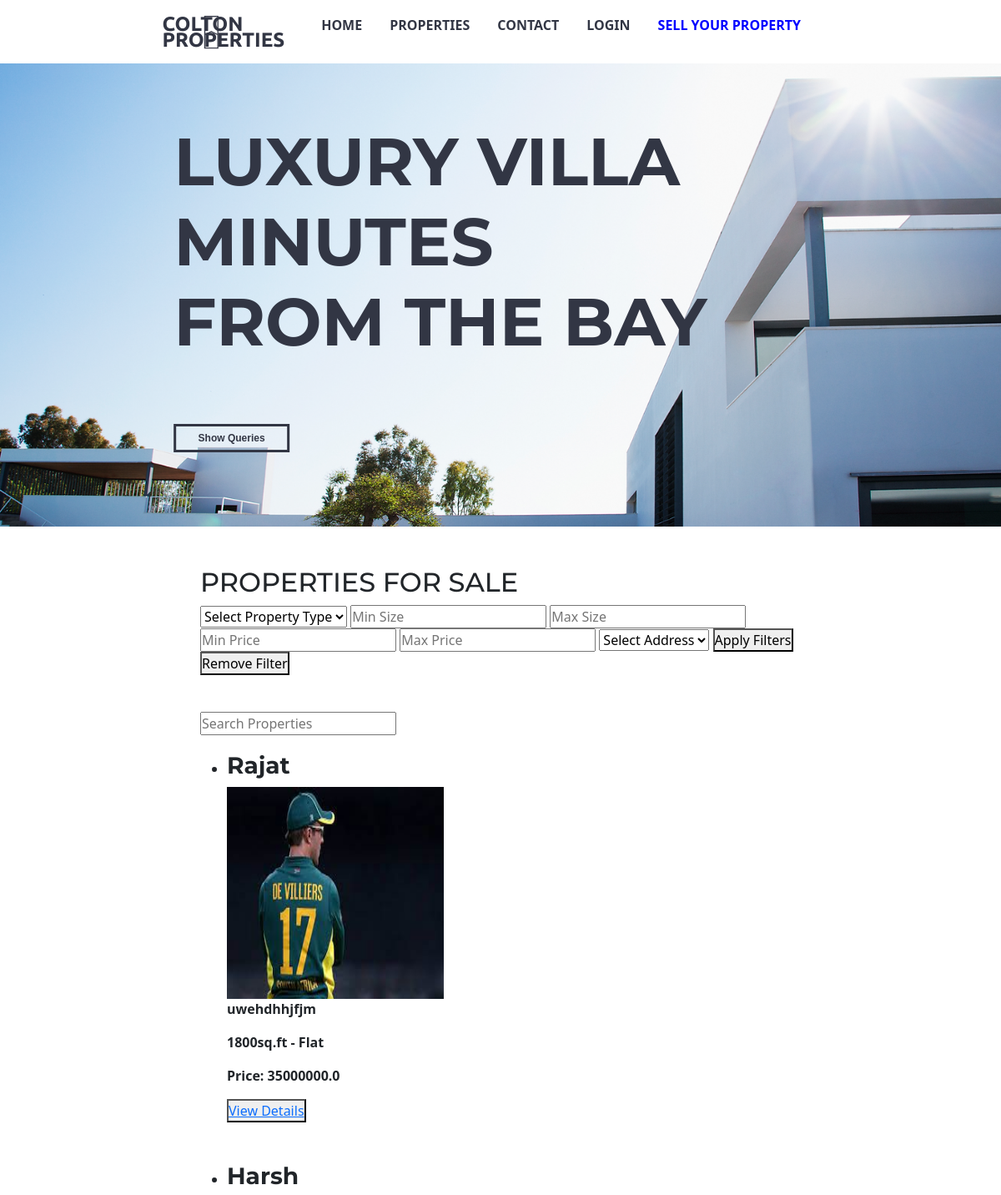
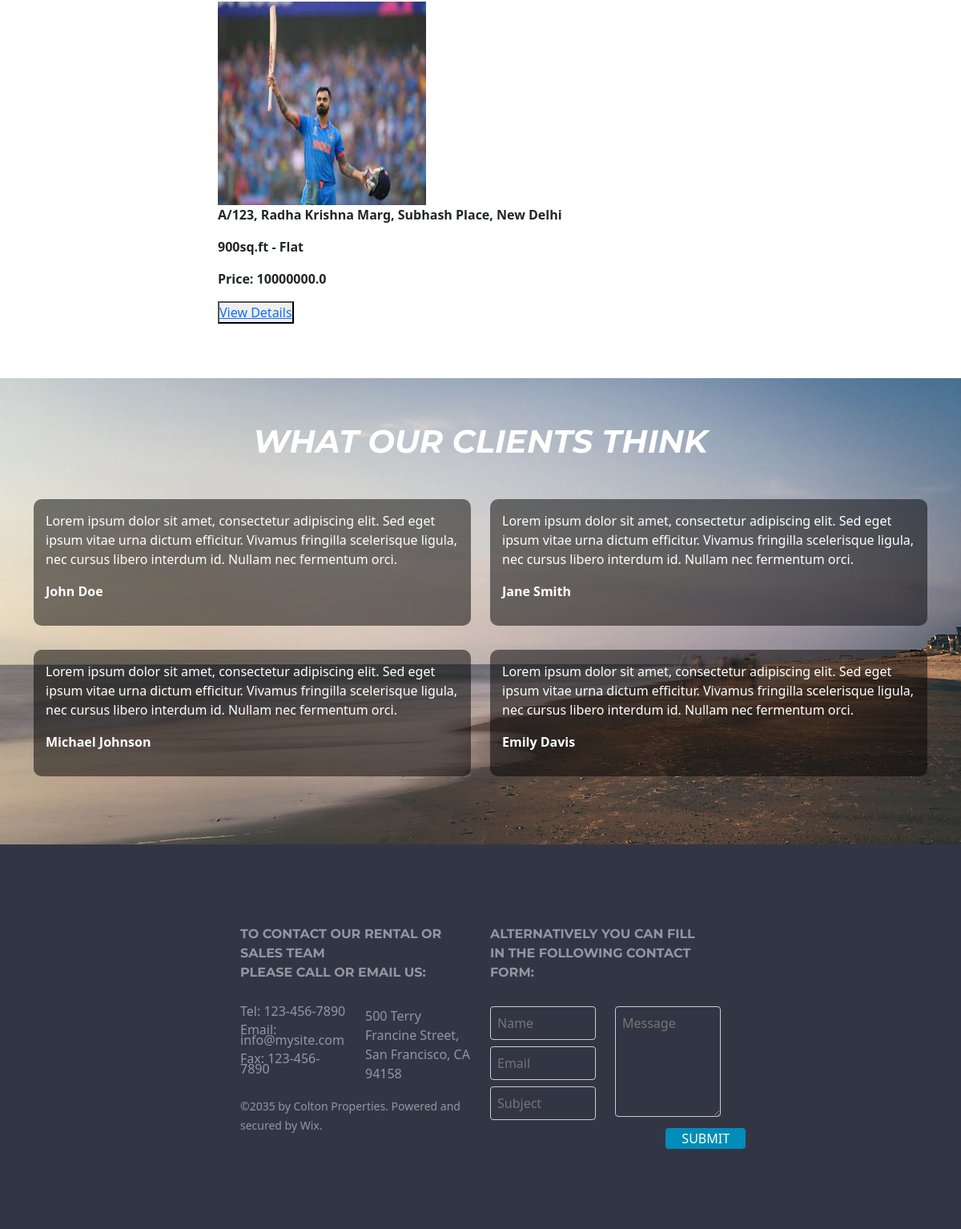
The page / on the database its author committed (2 pictures, top to bottom).
### app.py (models this page shows)
class Property(db.Model):
    id = db.Column(db.Integer, primary_key=True)
    owner_name = db.Column(db.String(100), db.ForeignKey('owner.owner_name'), nullable=False)
    address = db.Column(db.String(200), nullable=False)
    property_size = db.Column(db.String(20), nullable=False)
    property_type = db.Column(db.String(50), nullable=False)
    price = db.Column(db.Float, nullable=False)
    image1 = db.Column(db.String(200))
    image2 = db.Column(db.String(200))
    image3 = db.Column(db.String(200))
    image4 = db.Column(db.String(200))
    image5 = db.Column(db.String(200))
    image6 = db.Column(db.String(200))

### app.py (the view)
@app.route('/')
def index():
    property_type = request.args.get('property_type')
    property_size_min = request.args.get('property_size_min')
    property_size_max = request.args.get('property_size_max')
    price_min = request.args.get('price_min')
    price_max = request.args.get('price_max')
    address = request.args.get('address')
    properties = Property.query
    if property_type:
        properties = properties.filter(Property.property_type == property_type)
    if property_size_min and property_size_max:
        properties = properties.filter(Property.property_size.between(property_size_min, property_size_max))
    if price_min and price_max:
        properties = properties.filter(Property.price.between(price_min, price_max))
    if address:
        properties = properties.filter(Property.address.ilike(f'%{address}%'))
    properties = properties.all()
    return render_template('index.html', properties=properties)

### templates/index.html (shortened to what this page needs)
<!DOCTYPE html>
<html lang="en">
  <head>
    <link rel="stylesheet" type="text/css" href="{{ url_for('static', filename='css/index_css.css') }}" />
    <link href="https://cdn.jsdelivr.net/npm/bootstrap@5.3.0-alpha2/dist/css/bootstrap.min.css" rel="stylesheet">
    <link rel="stylesheet" href="https://use.fontawesome.com/releases/v5.15.4/css/all.css">
  </head>
  <body>
    <header>
      <nav class="navbar">
        <img src="{{url_for('static', filename='/images/logo.png')}}" alt="Logo" height="50rem" width="25rem" / >
        <a href="/" class="nav-brand">COLTON <br> PROPERTIES</a>
        <ul class="nav-items">
            <li><a href="/">HOME</a></li>
            <li><a href="#properties">PROPERTIES</a></li>
            <li><a href="#footer">CONTACT</a></li>
            {% if 'user_id' in session %}
            <li><a href="/logout">LOGOUT</a></li>
            {% else %}
            <li><a href="/client_login">LOGIN</a></li>
            {% endif %}
            <li><a href="/owner_login" class="sell-property"style="color: blue;">SELL YOUR PROPERTY</a></li>
        </ul>
      </nav>
      <div class="image-container">
        <img src="{{ url_for('static', filename='/images/big_img.png')}}" alt="" class="main-image">
        <div class="img-text">
          <h1 class="text">LUXURY VILLA <br>MINUTES <br>FROM THE BAY</h1>
          <button><a href="/booked_properties" id="Queries">Show Queries</a></button>
        </div>
      </div>
    </header>
    <main>
      <section id="properties">
        <br><br>
        <h2>PROPERTIES FOR SALE</h2>
        <div class="filter-section">
          <select name="property_type">
            <option value="">Select Property Type</option>
          </select>
          <input type="number" name="property_size_min" placeholder="Min Size" />
          <input type="number" name="property_size_max" placeholder="Max Size" />
          <input type="number" name="price_min" placeholder="Min Price" />
          <input type="number" name="price_max" placeholder="Max Price" />
          <select name="address">
            <option value="">Select Address</option>
          </select>
          <button id="applyFilters">Apply Filters</button>
          <button id="clearFilters">Remove Filter</button><br /><br />
        </div>
        <div class="search-section">
          <input type="text" id="search" placeholder="Search Properties" />
        </div>
        <div class="property-section">
          <ul id="property-list">
            {% for property in properties %}
            <li>
              <h3><b>{{ property.owner_name }}</b></h3>
              <img src="{{ property.image1 }}" alt="Property Image 1" height="254px" width="260px" />
              <p><b>{{ property.address }}</b></p>
              <p>
                <b>{{ property.property_size }} - {{ property.property_type }}</b>
              </p>
              <p><b>Price: {{ property.price }}</b></p>
              <button>
                <a href="/property/{{ property.id }}">View Details</a>
              </button><br><br><br>
            </li>
            {% endfor %}
          </ul>
        </div>
      </section>
      <section id="testimonials" style="background-image: url('static/images/testimonial.jpg');">
        <div class="container">
          <h1 class="text-center mb-5" style="font-weight: bolder;"><em>WHAT OUR CLIENTS THINK</em></h2>
          <div class="row">
            <div class="col-md-6">
              <div class="testimonial">
                <p>Lorem ipsum dolor sit amet, consectetur adipiscing elit. Sed eget ipsum vitae urna dictum efficitur. Vivamus fringilla scelerisque ligula, nec cursus libero interdum id. Nullam nec fermentum orci. </p>
                <p class="client-name">John Doe</p>
              </div>
            </div>
            <div class="col-md-6">
              <div class="testimonial">
                <p>Lorem ipsum dolor sit amet, consectetur adipiscing elit. Sed eget ipsum vitae urna dictum efficitur. Vivamus fringilla scelerisque ligula, nec cursus libero interdum id. Nullam nec fermentum orci. </p>
                <p class="client-name">Jane Smith</p>
              </div>
            </div>
          </div>
          <div class="row">
            <div class="col-md-6">
              <div class="testimonial">
                <p>Lorem ipsum dolor sit amet, consectetur adipiscing elit. Sed eget ipsum vitae urna dictum efficitur. Vivamus fringilla scelerisque ligula, nec cursus libero interdum id. Nullam nec fermentum orci. </p>
                <p class="client-name">Michael Johnson</p>
              </div>
            </div>
            <div class="col-md-6">
              <div class="testimonial">
                <p>Lorem ipsum dolor sit amet, consectetur adipiscing elit. Sed eget ipsum vitae urna dictum efficitur. Vivamus fringilla scelerisque ligula, nec cursus libero interdum id. Nullam nec fermentum orci. </p>
                <p class="client-name">Emily Davis</p>
              </div>
            </div>
          </div>
        </div>
      </section>
      <footer class="footer" id="footer">
        <div class="footer row">
          <div class="contact-info col-md-6">
            <h4 style="font-weight: bolder;">TO CONTACT OUR RENTAL OR SALES TEAM <br>PLEASE CALL OR EMAIL US:</h4>
            <div class="row">
              <div class="col-md-6">
                <p>Tel: 123-456-7890</p>
                <p>Email: info@mysite.com</p>
                <p>Fax: 123-456-7890</p>
              </div>
              <div class="col-md-6">
                <address>500 Terry Francine Street, San Francisco, CA 94158</address>
              </div>
            </div>
            <small>©2035 by Colton Properties. Powered and secured by Wix.</small>
          </div>
          <div class="contact-form col-md-6">
              <h4 style="font-weight: bolder;">ALTERNATIVELY YOU CAN FILL <br> IN THE FOLLOWING CONTACT FORM:</h4>
              <form action="/submit_form" method="post">
                  <div class="row">
                    <div class="col-md-6">
                      <input type="text" name="name" placeholder="Name"><br>
                      <input type="email" name="email" placeholder="Email"><br>
                      <input type="text" name="subject" placeholder="Subject"><br>
                    </div>
                    <div class="col-md-6" id="message">
                      <textarea name="message" placeholder="Message" rows="5"></textarea><br>
                      <button type='submit' style="margin-left: 48%;">SUBMIT</button>
                    </div>
                  </div>
               </form>
          </div>
      </div>
    </footer>
    </main>
  </body>
</html>

### static/css/index_css.css (style rules this page uses)
* { margin: 0; padding: 0; box-sizing: border-box; }
body { font-family: "Montserrat-black", sans-serif; text-align: center; }
h1, h2, h3, h4, h5, h6 { font-family: "Montserrat", sans-serif; }
.navbar { padding: 15px 0; display: flex; justify-content: space-between; font-weight: bold; }
.nav-brand { font-family: 'Ubuntu', sans-serif; font-size: 1.5rem; line-height: 0.8; margin-left: -7%; color: #323644; text-decoration: none; }
.nav-items { list-style-type: none; display: flex; margin-right: 20%; align-items: flex-start; }
.nav-items li { margin-right: 33px; padding: 10px 0; }
.nav-items li:last-child { margin-right: 0; }
.nav-items a { color: #323644; text-decoration: none; }
.sell-property { margin-left: auto; }
.navbar img { margin-left: 20%; margin-right: 0; width: auto; padding: 0; }
.image-container { display: flex; }
.main-image { width: 100%; }
.img-text { font-family: opensanshebrewcondensed-regular, sans-serif; position: absolute; left: 20%; transform: translateX(-20%); color: #323644; font-weight: bolder; font-size: 80px; margin-left: 8%; }
.text { font-size: 80px; align-self: center; line-height: 96px; vertical-align: baseline; letter-spacing: normal; word-spacing: 0px; font-weight: 700; font-style: normal; font-variant: normal; text-transform: none; text-decoration: none rgb(50, 54, 68); text-align: start; text-indent: 0px; margin-top: 70px; }
.img-text button { background-color: transparent; color: #323644; border: solid #323644; padding: 0.4vw 2.2vw; font-size: 1vw; font-weight: 800; }
#Queries { text-decoration: none; color: #323644; }
#properties { margin-left: 20%; margin-right: 20%; }
.filter-section { margin-bottom: 20px; }
.search-section { margin-bottom: 20px; }
.property-section { margin-bottom: 20px; }
#testimonials { padding: 55px 0; color: #fff; }
.testimonial { background-color: rgba(0, 0, 0, 0.5); padding: 15px; border-radius: 10px; margin-bottom: 30px; }
.client-name { font-weight: bold; }
.footer { display: flex; justify-content: space-between; background-color: #323644; color: #9396A2; padding: 50px 150px; box-sizing: border-box; }
.contact-info p { margin-bottom: 10px; font-size: medium; line-height: 0.8; }
.contact-info h4, .contact-form h4 { margin-bottom: 30px; font-size: medium; line-height: 1.5; }
.contact-form input[type=text], .contact-form input[type=email], .contact-form textarea { width: 100%; padding: 8px; margin-bottom: 8px; border: 1px solid #ccc; border-radius: 4px; background-color: transparent; margin-right: 0%; }
.contact-form button { padding: 1px 20px; background-color: #008cba; color: white; border: none; border-radius: 4px; cursor: pointer; }

### rows shown on the page
Property: owner_name "Rajat", shows a picture, address "uwehdhhjfjm", property_size "1800sq.ft", property_type "Flat", price "35000000.0"
Property: owner_name "Harsh", shows a picture, address "A/123, Radha Krishna Marg, Subhash Place, New Delhi", property_size "900sq.ft", property_type "Flat", price "10000000.0"
